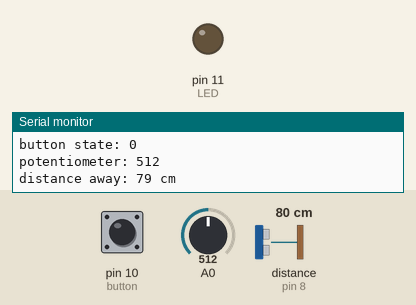
Recording of a sketch running on a simulated Arduino Uno, built with avr-gcc and run on an emulated ATmega328P. On the bench: output pins drawn as LEDs (lit = HIGH), the last lines printed to the serial monitor. Wiring (inferred from the names in the program): ultrasonic range finder: trigger pin 9; echo pin 8. The inputs (shaded band) are chosen by the test bench; at power-on: pin 10 (button) LOW, distance to the obstacle (sensor on pin 8) 80 cm, A0 = 512. The echo pulse lasts 58.3 µs per cm; pins used as bus, display or sensor lines are not drawn.

Above: at 1.2 s.
1.3 s: pin 10 (button) pulled HIGH for 0.3 s
At 1.9 s:
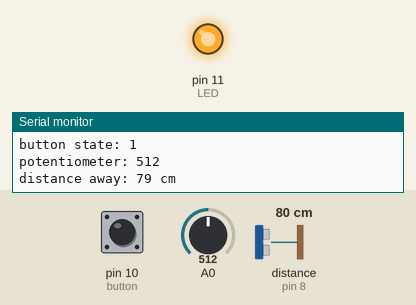
5.5 s: pin 10 (button) pulled HIGH for 3.2 s
At 9.6 s:
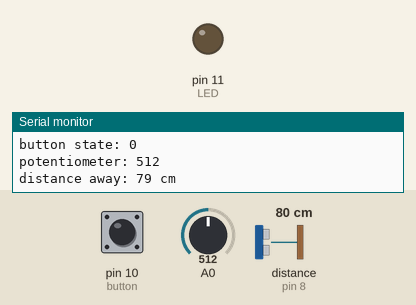
13.2 s: distance to the obstacle (sensor on pin 8) set to 203 cm
14.7 s: distance to the obstacle (sensor on pin 8) set to 197 cm
Timing chart, 0 to 17.2 s (numbered marks = the images above; inputs shaded):
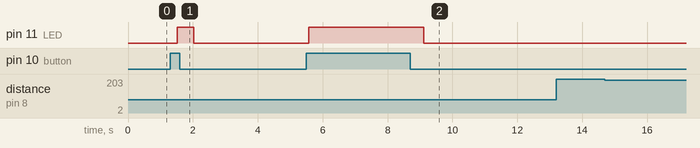

Measured:
- after the input at 1.3 s, pin 11 (LED): LOW → HIGH after 0.22 s, → LOW 0.51 s later
- after the input at 5.5 s, pin 11 (LED): LOW → HIGH after 0.07 s, → LOW 3.5 s later

The sketch:

homework3.ino
```cpp
int button = 10;
int LED = 11;

int trigPin = 9;
int echoPin = 8;

void setup() {
  Serial.begin(9600);

  pinMode(button, INPUT);
  pinMode(LED, OUTPUT);

  pinMode(trigPin, OUTPUT);
  pinMode(echoPin, INPUT);

}

void loop() {


  if (analogRead(A0) > 700) {
    digitalWrite(LED,HIGH);
  } else {
    digitalWrite(LED, LOW);
  }
  Serial.print("potentiometer: ");
  Serial.println(analogRead(A0));


  if (digitalRead(button) == HIGH){

  digitalWrite(LED, HIGH);
  } else {
  digitalWrite(LED, LOW);

  }


  long duration, distance;
  digitalWrite(trigPin, LOW);
  delayMicroseconds(2);
  digitalWrite(trigPin, HIGH);

  delayMicroseconds(10);
  digitalWrite(trigPin, LOW);
  duration = pulseIn(echoPin, HIGH);
  distance = (duration/2) / 29.1;

  if (distance >= 200 || distance <= 0){
    Serial.println("Out of range");
  }
  else {
    Serial.print("distance away: ");
    Serial.print(distance);
    Serial.println(" cm");
  }
  delay(500);

  Serial.print("button state: ");
  Serial.println(digitalRead(button));

}
```
